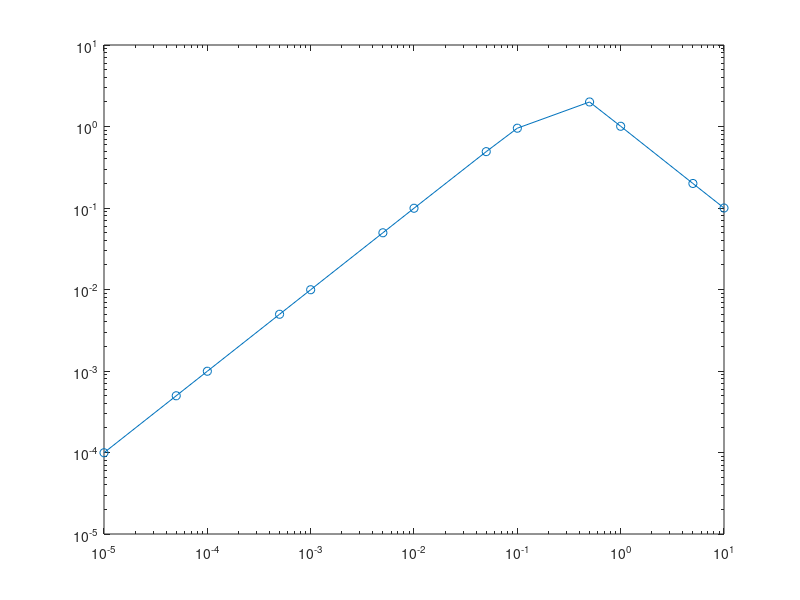

The MATLAB script that drew this image: (Note: this script raises an error after producing the figure.)
% Shank Kulkarni  @ 08/30/17
%Homework-1, question 3
%Computational methods 

clear all

h = [10^-5,5*10^-5,10^-4,5*10^-4,10^-3,5*10^-3,10^-2,5*10^-2,10^-1,5*10^-1,1,5,10]; % range of h
x0 = [0,1]; % derivative for these two points

f_x = @(x) (exp(-5.*x.*x)).*(cos(pi.*x)); % Given function
f_x_dash = @(x) (exp(-5*x*x))*((-pi*sin(pi*x))-(10*x*cos(pi*x))); % Exact Derivative of given function

% Initializing all parameters
a = size(x0); b = size(h);
f_dash_x_approx_1 = zeros(a(2),b(2)); f_dash_x_approx_11 = zeros(a(2),b(2)); f_dash_x_approx_2 = zeros(a(2),b(2)); f_dash_x_approx_4 = zeros(a(2),b(2));
error_1_forward = zeros(a(2),b(2)); error_1_backward = zeros(a(2),b(2)); error_2 = zeros(a(2),b(2)); error_4 = zeros(a(2),b(2));

for i = 1:a(2) % loop for different points
    for j = 1:b(2) % loop for range of h
        
        f_dash_abs =  f_x_dash(x0(i));% absolute value of derivative 
    
        % 1st Order (Forward)
        f_dash_x_approx_1(i,j) = (f_x(x0(i)+h(j)) - f_x(x0(i)))/(h(j));
        error_1_forward(i,j) = abs(f_dash_abs - f_dash_x_approx_1(i,j));
        
        % 1st Order (Backward)
        f_dash_x_approx_11(i,j) = (f_x(x0(i)) - f_x(x0(i)-h(j)))/(h(j));
        error_1_backward(i,j) = abs(f_dash_abs - f_dash_x_approx_11(i,j));
        
        % 2st Order (Centered)
        f_dash_x_approx_2(i,j) = (f_x(x0(i)+h(j)) - f_x(x0(i)-h(j)))/(2*h(j));
        error_2(i,j) = abs(f_dash_abs - f_dash_x_approx_2(i,j));
        
        % 4st Order (Centered)
        f_dash_x_approx_4(i,j) = ((f_x(x0(i)-2*h(j)))+((8*f_x(x0(i)+h(j))-8*f_x(x0(i)-h(j))))-(f_x(x0(i)+2*h(j))))/(12*h(j));
        error_4(i,j) = abs(f_dash_abs - f_dash_x_approx_4(i,j));
    end
    figure
    p=loglog(h,error_1_forward(i,:),'o-','DisplayName','1st order (forward)'); hold on;p(1).LineWidth = 2;
    p=loglog(h,error_1_backward(i,:),'d-','DisplayName','1st order (backward)'); hold on;p(1).LineWidth = 2;
    p=loglog(h,error_2(i,:),'^-','DisplayName','2nd order (centered)'); hold on;p(1).LineWidth = 2;
    p=loglog(h,error_4(i,:),'s:','DisplayName','4th order (centered)'); hold on;p(1).LineWidth = 2;
    grid on
    xlabel('\Delta x'); ylabel('Approximation error');
    set(gca,'FontSize',30)
    set(gca,'fontname','times new roman')
    legend('show','Location','southeast');
    xticks([10^-5 10^-4 10^-3 10^-2 10^-1 10^0 10^1 ])
    xticklabels({'10^{-5}','10^{-4}','10^{-3}','10^{-2}','10^{-1}','10^{0}','10^{1}'})
    if (i==1)
        title('Graph of Approximation error e(x) at x = 0')
        xlim([10^-5,10]); ylim([10^-5,10^1]);
    else
        title('Graph of Approximation error e(x) at x = 1')
        xlim([10^-5,10]); ylim([10^-16,10^1]);
    end
end

%ploting function (to assure its even function)
x1 = -2:0.01:2;
y1 = f_x(x1);
figure
p=plot(x1,y1); grid on;
xlabel('x'); ylabel('f(x)'); p(1).LineWidth = 2;
set(gca,'FontSize',30)
set(gca,'fontname','times new roman')
xlim([-2,2]); ylim([-0.2,1.2]);
title('plot of fucntion f(x)')

% semilog plot of aproximation error at x=0 (to show error = 0)
figure
p=semilogx(h,error_1_forward(1,:),'o-','DisplayName','1st order (forward)'); hold on;p(1).LineWidth = 2;
p=semilogx(h,error_1_backward(1,:),'d-','DisplayName','1st order (backward)'); hold on;p(1).LineWidth = 2;
p=semilogx(h,error_2(1,:),'^-','DisplayName','2nd order (centered)'); hold on;p(1).LineWidth = 2;
p=semilogx(h,error_4(1,:),'s:','DisplayName','4th order (centered)'); hold on;p(1).LineWidth = 2;
xlabel('\Delta x'); ylabel('Approximation error'); grid on; ylim([-0.2,2]); xlim([10^-5,10]);
set(gca,'FontSize',30)
set(gca,'fontname','times new roman')
legend('show','Location','northwest');
xticks([10^-5 10^-4 10^-3 10^-2 10^-1 10^0 10^1 ])
xticklabels({'10^{-5}','10^{-4}','10^{-3}','10^{-2}','10^{-1}','10^{0}','10^{1}'})